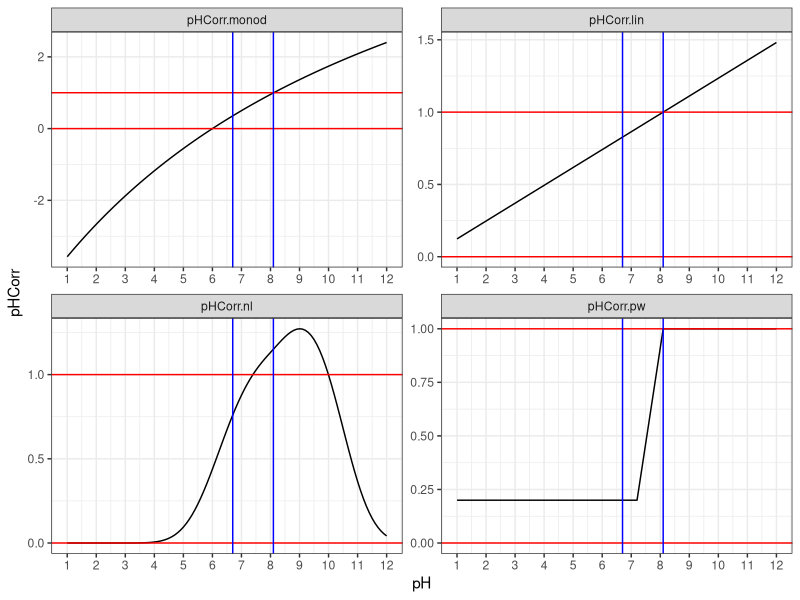

Reproduce this figure in R.
## ---- chunk 1
knitr::opts_chunk$set(echo = TRUE)
require(ggplot2)
require(reshape2)
## ---- chunk 2
pH <- seq(1,12,0.1)

pH_const_A.monod <- 6 # this is meant as minimum value under which the process does not happen
pH_const_B.monod <- 10
KN_pH <- 25

pHCorr.monod <- pH_const_B.monod * (pH-pH_const_A.monod)/((KN_pH - pH_const_A.monod)+(pH - pH_const_A.monod))

## ---- chunk 3
pH_const_A.nl <- 1.0
pH_const_B.nl <- 1.18
pH_correction <- 15
opt_pH <- 8.1

step1 <- log10(2) * pH_const_A.nl * pH_const_B.nl^pH 
step2 <- exp(-1.0 * (abs(pH - opt_pH)^3.0) / pH_correction)
pHCorr.nl = step1 * step2

## ---- chunk 4
pH_const_A.lin <- 0
pH_const_B.lin <- 0.1234568 # 1/8.1

pHCorr.lin <- pH_const_A.lin + pH_const_B.lin * pH

## ---- chunk 5
pH_const_A.pw <- 0.2
pH_const_B.pw <- 1
pHmin <- 7.2
pHmax <- 8.1

pHCorr.pw <- rep(NA, length(pH))

for (i in 1:length(pH)) {
  if (pH[i] < pHmin) {
    pHCorr.pw[i] <- pH_const_A.pw
  } else if (pH[i] > pHmax) {
    pHCorr.pw[i] <- pH_const_B.pw
  } else {
    pHCorr.pw[i] <- pH_const_A.pw + ((pH[i]-pHmin)/(pHmax-pHmin)*(pH_const_B.pw - pH_const_A.pw))
  }
}

## ---- chunk 6
df <- data.frame(pH, pHCorr.monod, pHCorr.lin, pHCorr.nl, pHCorr.pw)
melt.df <- melt(df, id.vars = "pH", variable.name = "Model", value.name = "pHCorr")

p <- ggplot(data = melt.df, aes(x = pH, y = pHCorr, group = Model))+
  geom_line()+
  geom_hline(yintercept = c(0, 1), col = "red")+
  geom_vline(xintercept = c(8.1, 6.7), col = "blue")+
  scale_x_continuous(breaks = seq(0,12,1))+
  theme_bw()+
  facet_wrap(~ Model, scales = "free")
p
